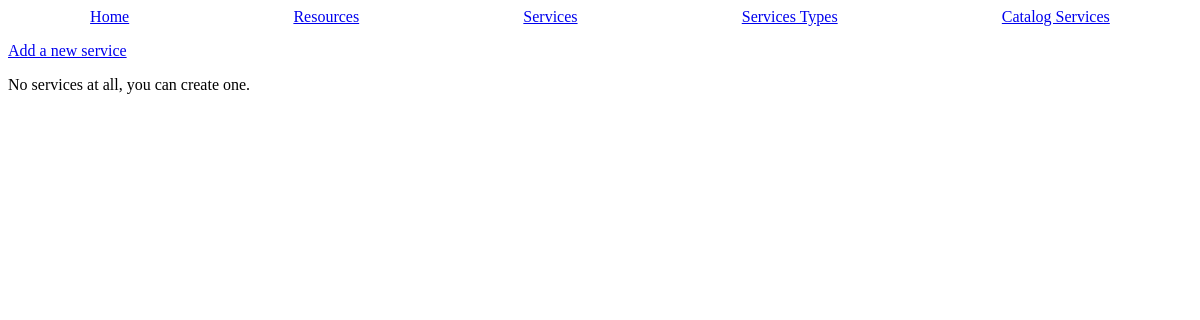
Page /services on the earlier database version.
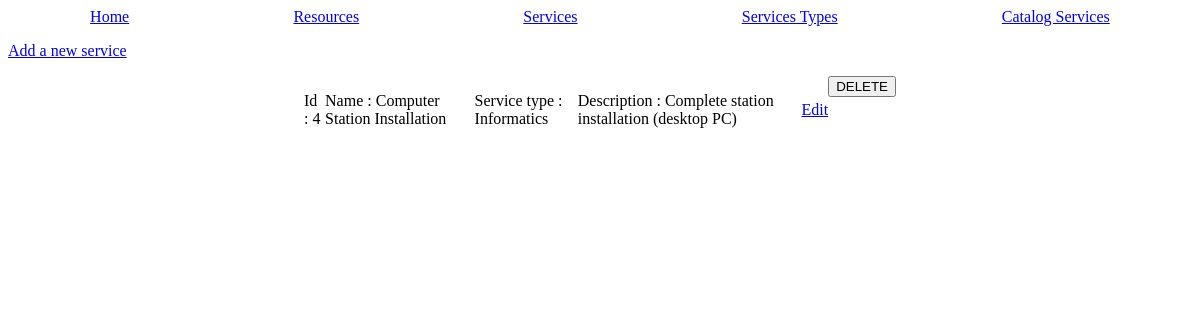
Same page on the later database version.
### tables this page shows
CREATE TABLE "services" (
	"id"	INTEGER UNIQUE,
	"desc"	TEXT NOT NULL,
	"service_type_id"	INTEGER NOT NULL,
	"starting_date"	TEXT NOT NULL,
	"ending_date"	TEXT NOT NULL,
	"name"	TEXT NOT NULL,
	PRIMARY KEY("id" AUTOINCREMENT),
	FOREIGN KEY("service_type_id") REFERENCES "services_types"("id")
);

CREATE TABLE "services_types" (
	"id"	INTEGER UNIQUE,
	"desc"	TEXT NOT NULL,
	"name"	TEXT NOT NULL UNIQUE,
	PRIMARY KEY("id" AUTOINCREMENT)
);

### main.py (the view, shortened to what this page needs)
@app.route('/services', methods = ['POST', 'GET'])
def services():
    data_services = utils.getRowsFromDb('SELECT * from services');
    data_services_types = utils.getRowsFromDb('SELECT * from services_types');
    return render_template('services.html.jinja', services=data_services, services_types=data_services_types);

### utils.py (called while the page is built)
def dictFactory(cursor, row) -> dict:
    d = {};
    for idx, col in enumerate(cursor.description):
        d[col[0]] = row[idx];
    return d;

def connectDb(path : str = 'db/db.db') -> sqlite3.Connection:
    db = None;
    try:
        db = sqlite3.connect(path);
        db.row_factory = dictFactory;
    except Exception as err:
        flash("Can't connect do database " + str(err), 'error');
    return db;

def getRowsFromDb(request : str, values : tuple = None) -> dict:
    elementsFromDb : dict = None
    try:
        db = connectDb();
        cursor = db.cursor();
        if(type(values) is tuple):
            elementsFromDb = cursor.execute(request, values).fetchall();
        else:
            elementsFromDb = cursor.execute(request).fetchall();
        db.close();
    except Exception as err:
        flash("Can't execute SQL request " + str(err), 'error')
    return elementsFromDb;

### templates/services.html.jinja (shortened to what this page needs)
{% extends "base.html.jinja" %}
{% block content %}
<a href="/add-service"><p>Add a new service</p></a>
{% if services|length > 0 %}
{% for service in services %}
    <div class="item">
        <div>
            <p>Id : {{ service['id'] }}</p>
        </div>
        <div>
            <p>Name : {{ service['name'] }}</p>
        </div>
        <div>
            <p>Service type :
           {% for service_type in services_types %}
                {% if service['service_type_id'] == service_type['id'] %}
                    {{service_type['name']}}
                {% endif %}
            {% endfor %}
            </p>
        </div>
        <div>
            <p>Description : {{ service['desc'] }}</p>
        </div>
        <div>
            <a href="service/{{service['id']}}"><p>Edit</p></a>
        </div>
        <form action="/services" method="POST">
            <input type="submit" value="DELETE" name="delete_service">
        </form>
    </div>
{% endfor %}
{% else %}
<p>No services at all, you can create one.</p>
{% endif %}
{% endblock %}

Differences in the rows shown:
added services: id "4", name "Computer Station Installation", desc "Complete station installation (desktop PC)"
added services_types: name "Informatics"
Other differences:
text no longer shown: "No services at all, you can create one."
